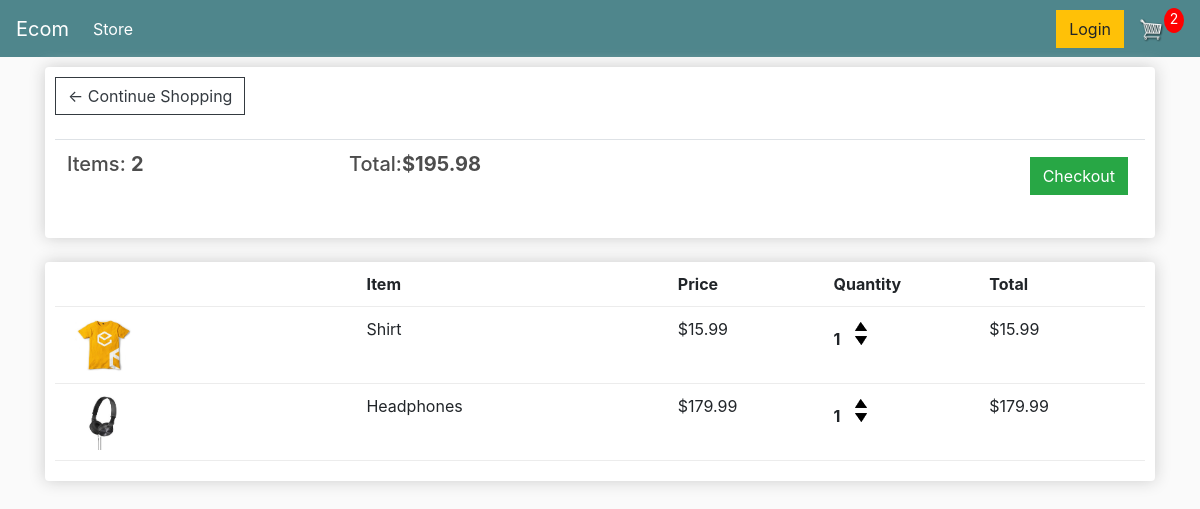
The app's page /cart/ (signed in) with its own data.
### store/models.py (models this page shows, shortened)
class Order(models.Model):
    customer = models.ForeignKey(Customer, on_delete=models.SET_NULL, blank=True, null=True)
    date_ordered = models.DateTimeField(auto_now_add=True)
    complete = models.BooleanField(default=False)
    transaction_id = models.CharField(max_length=200,null=True)
    @property
    def get_cart_total(self):
        orderitems = self.orderitem_set.all()
        total = sum([item.get_total for item in orderitems])
        return total
    @property
    def get_cart_items(self):
        orderitems = self.orderitem_set.all()
        total = sum([item.quantity for item in orderitems])
        return total

class OrderItem(models.Model):
    product = models.ForeignKey(Product, on_delete=models.SET_NULL, blank=True, null=True)
    order = models.ForeignKey(Order, on_delete=models.SET_NULL, blank=True, null=True)
    quantity = models.IntegerField(default=0,null=True,blank=True)
    date_added = models.DateTimeField(auto_now_add=True)
    @property
    def get_total(self):
        total = self.product.price * self.quantity
        return total

class Product(models.Model):
    name = models.CharField(max_length=100, null=True)
    price = models.DecimalField(max_digits=5,decimal_places=2)
    digital = models.BooleanField(default=False,blank=False,null=True)
    image = models.ImageField(blank=True)
    @property
    def imageURL(self):
        try:
            url = self.image.url
        except:
            url = ''
        return url

### store/views.py (the view)
# urls.py: path('cart/', cart, name='cart'),
def cart(request):
    data = cartData(request)
    cartItems = data['cartItems']
    order = data['order']
    items = data['items']
    context = {'items':items,'order':order,'cartItems':cartItems}
    return render(request, 'store/cart.html', context)

### store/utils.py (called while the page is built)
def cartData(request):
    if request.user.is_authenticated:
        customer = request.user.customer
        order, created = Order.objects.get_or_create(customer=customer)
        items = order.orderitem_set.all()
        cartItems = order.get_cart_items
    else:
        cookieData = cookieCart(request)
        cartItems = cookieData['cartItems']
        order = cookieData['order']
        items = cookieData['items']
    return {'items':items,'order':order,'cartItems':cartItems}

### store/templates/store/cart.html
{% extends "store/base.html" %}
{% load static %}
{% block content %}
      <div class="row">
        <div class="col-lg-12">
          <div class="box-element">
            <a  class="btn btn-outline-dark" href="{% url 'store' %}">&#x2190; Continue Shopping</a>
            <br>
            <br>
            <table class="table">
              <tr>
                <th><h5>Items: <strong>{{ order.get_cart_items }}</strong></h5></th>
                <th><h5>Total:<strong>${{ order.get_cart_total|floatformat:2 }}</strong></h5></th>
                <th>
                  <a  style="float:right; margin:5px;" class="btn btn-success" href="{% url 'checkout' %}">Checkout</a>
                </th>
              </tr>
            </table>
          </div>
          <br>
          <div class="box-element">
            <div class="cart-row">
              <div style="flex:2"></div>
              <div style="flex:2"><strong>Item</strong></div>
              <div style="flex:1"><strong>Price</strong></div>
              <div style="flex:1"><strong>Quantity</strong></div>
              <div style="flex:1"><strong>Total</strong></div>
            </div>
            {% for item in items %}
              <div class="cart-row">
                {% if item.product.imageURL %}
                  <div style="flex:2"><img class="row-image" src="{{ item.product.imageURL }}"></div>
                {% else %}
                  <div style="flex:2"><img class="row-image" src="{% static 'images/placeholder.png' %}"></div>
                {% endif %}
                <div style="flex:2"><p>{{ item.product.name }}</p></div>
                <div style="flex:1"><p>${{ item.product.price|floatformat:2 }}</p></div>
                <div style="flex:1">
                  <p class="quantity">{{ item.quantity }}</p>
                  <div class="quantity">
      							<img data-product={{item.product.id}} data-action="add" class="chg-quantity update-cart" src="{% static  'images/up-arrow.png' %}">
      							<img data-product={{item.product.id}} data-action="remove" class="chg-quantity update-cart" src="{% static  'images/down-arrow.png' %}">
      						</div>
                </div>
                <div style="flex:1"><p>${{ item.get_total|floatformat:2 }}</p></div>
              </div>
            {% endfor %}
        </div>
      </div>
    </div>
{% endblock %}

### store/static/css/main.css (style rules this page uses)
body { background-color: hsl(0, 0%, 98%); }
h1,h2,h3,h4,h5,h6 { color:hsl(0, 0%, 30%); }
.box-element { box-shadow:hsl(0, 0%, 80%) 0 0 16px; background-color: #fff; border-radius: 4px; padding: 10px; }
.col-lg-4, .col-lg-6, .col-lg-8, .col-lg-12 { margin-top: 10px; }
.btn { border-radius: 0; }
.row-image { width: 100px; }
.cart-row { display: flex; align-items: flex-stretch; padding-bottom: 10px; margin-bottom: 10px; border-bottom: 1px solid #ececec; }
.quantity { display: inline-block; font-weight: 700; padding-right:10px; }
.chg-quantity { width: 12px; cursor: pointer; display: block; margin-top: 5px; transition:.1s; }

### records on screen
Order: get_cart_items "2", get_cart_total "195.98"
OrderItem: product.imageURL (picture), product.name "Shirt", product.price "15.99", quantity "1", get_total "15.99"
OrderItem: product.imageURL (picture), product.name "Headphones", product.price "179.99", quantity "1", get_total "179.99"

### other values on screen
{{ cartItems }} "2"
